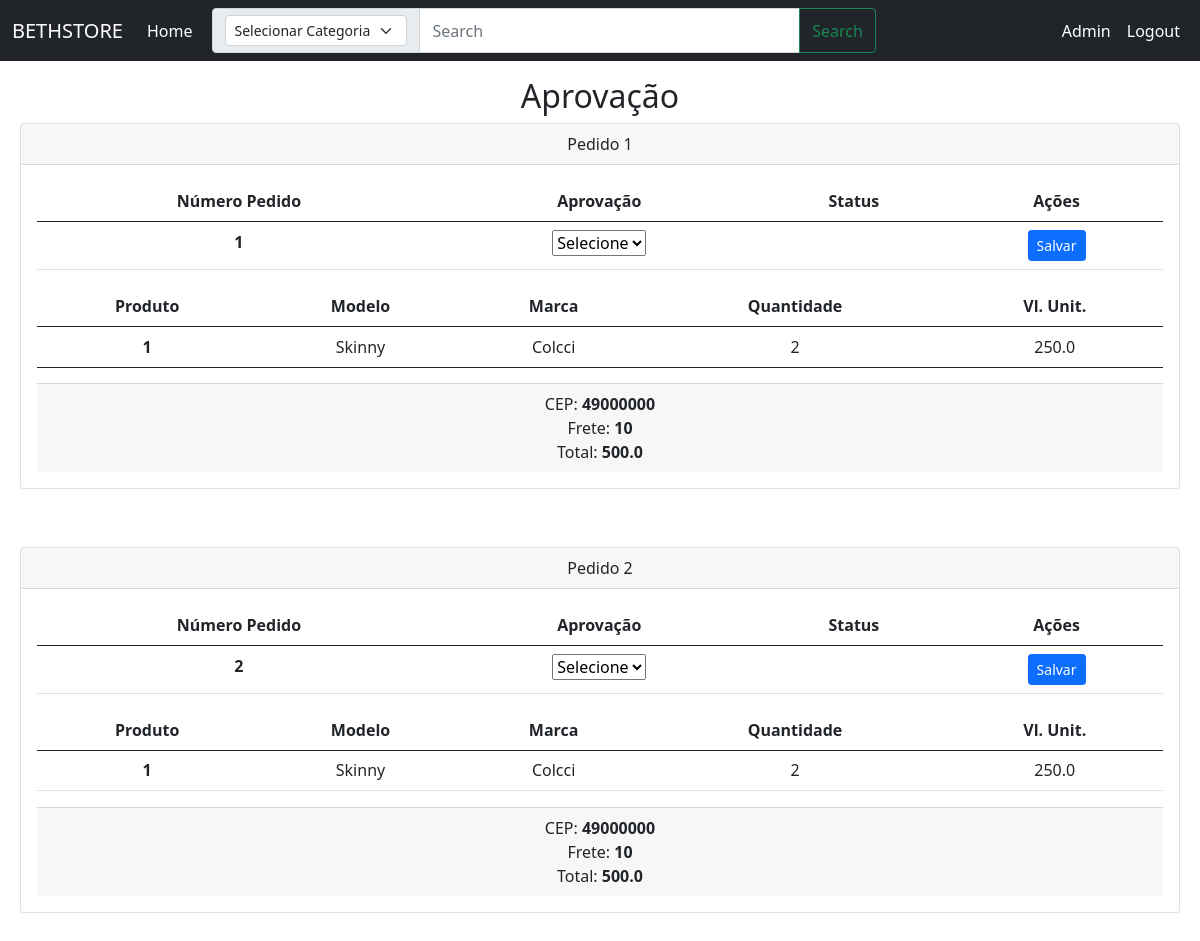
The page /aprovacao (signed in) on the database as committed earlier.
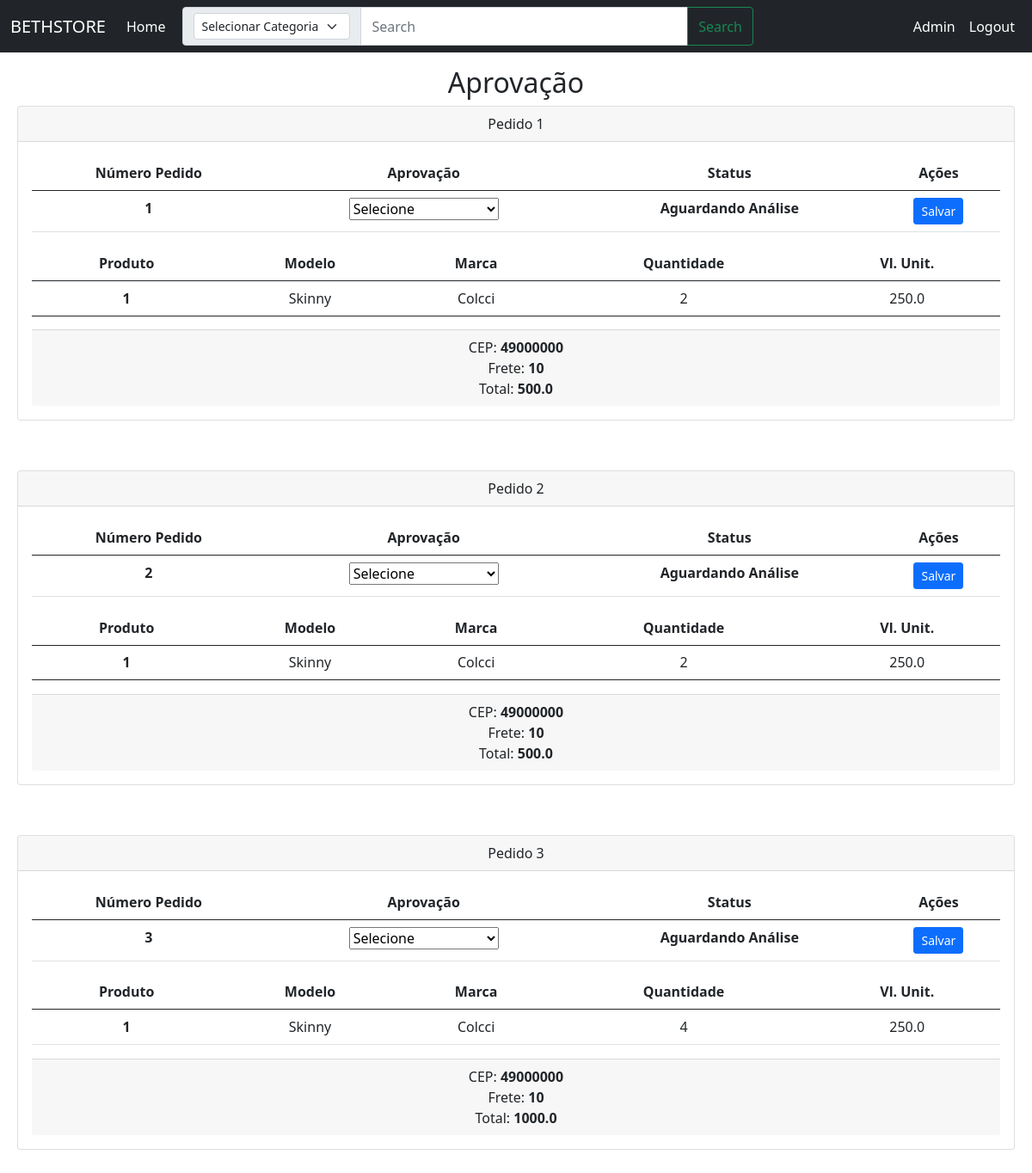
The same page on the database as committed later.
### app/models/tables.py (models this page shows)
class Pedido(db.Model):
    id = db.Column(db.Integer, primary_key = True, autoincrement = True)
    valor_frete = db.Column(db.Float)
    previsao_entrega = db.Column(db.Integer)
    forma_pagamento = db.Column(db.String)
    pagamento = db.Column(db.String)
    total = db.Column(db.Float)
    id_cliente = db.Column(db.Integer, db.ForeignKey("cliente.id"))
    cliente = db.relationship("Cliente", foreign_keys = id_cliente)
    id_aprovacao = db.Column(db.Integer, db.ForeignKey("aprovacao.id"))
    aprovacao = db.relationship("Aprovacao", foreign_keys = id_aprovacao)

class ProdutoPedido(db.Model):
    id = db.Column(db.Integer, primary_key = True, autoincrement = True)
    quantidade = db.Column(db.Integer)
    valor = db.Column(db.Float)
    id_pedido = db.Column(db.Integer, db.ForeignKey("pedido.id"))
    pedido = db.relationship("Pedido", foreign_keys = id_pedido)
    id_produto = db.Column(db.Integer, db.ForeignKey("produto.id"))
    produto = db.relationship("Produto", foreign_keys = id_produto)

class Produto(db.Model):
    id = db.Column(db.Integer, primary_key = True, autoincrement = True)
    marca = db.Column(db.String)
    modelo = db.Column(db.String)
    preco = db.Column(db.Float)
    tamanho = db.Column(db.String)
    quantidade = db.Column(db.Integer)
    inf_tecnica = db.Column(db.String)
    descricao = db.Column(db.String)
    id_imagem = db.Column(db.Integer, db.ForeignKey("imagem.id"))
    imagem = db.relationship("Imagem", foreign_keys = id_imagem)
    id_categoria = db.Column(db.Integer, db.ForeignKey("categoria.id"))
    categoria = db.relationship("Categoria", foreign_keys = id_categoria)

class Cliente(db.Model):
    id  = db.Column(db.Integer, primary_key = True, autoincrement = True)
    nome = db.Column(db.String)
    cpf = db.Column(db.String)
    endereco = db.Column(db.String)
    telefone = db.Column(db.String)
    cep = db.Column(db.String)
    id_usuario = db.Column(db.Integer, db.ForeignKey("usuario.id"))
    usuario = db.relationship("Usuario", foreign_keys = id_usuario)

class Aprovacao(db.Model):
    id = db.Column(db.Integer, primary_key = True, autoincrement = True)
    mensagem = db.Column(db.String)
    id_usuario = db.Column(db.Integer, db.ForeignKey("usuario.id"))
    usuario = db.relationship("Usuario", foreign_keys = id_usuario)

### app/controllers/controllers.py (the view)
@controllers.route('/aprovacao', methods=['GET','POST'])
@login_required
def aprovacao():
    if current_user.admin == True:
        pedidos = Pedido.query.all()
        produtos_pedidos = ProdutoPedido.query.all()
        aprovacoes = Aprovacao.query.all()
        return render_template('aprovacao.html', usuario=current_user, pedidos=pedidos, produtos_pedidos = produtos_pedidos, aprovacoes = aprovacoes)
    else:
        return 'Acesso negado', 400

### app/__init__.py (called while the page is built)
@login_manager.user_loader
def load_user(id):
    return Usuario.query.get(int(id))

### app/templates/aprovacao.html (shortened to what this page needs)
{% extends "base.html" %}
{% block content %}
<h2 align="center">Aprovação</h2>
{% for pedido in pedidos %}
        <div class="card text-center " style="margin-left: 20px; margin-right: 20px; margin-bottom: 10px;">
            <div class="card-header">
            Pedido {{pedido.id}}
            </div>
            <div class="card-body">
            <table class="table">
                <thead>
                <tr>
                    <th scope="col">Número Pedido</th>
                    <th scope="col">Aprovação</th>
                    <th scope="col">Status</th>
                    <th scope="col">Ações</th>
                </tr>
                </thead>
                <tbody>
                    <tr>
                        <th>{{pedido.id}}</th>
                        <td>
                            <select>
                            <option selected value="0">Selecione</option>
                            </select>
                        </td>
                        <th>{{pedido.aprovacao.mensagem}}</th>
                        <th><button type="button" class="btn btn-primary btn-sm">Salvar</button>
                        </th>
                    </tr>
                    <tr>
            <table class="table">
                <thead>
                <tr>
                    <th scope="col">Produto</th>
                    <th scope="col">Modelo</th>
                    <th scope="col">Marca</th>
                    <th scope="col">Quantidade</th>
                    <th scope="col">Vl. Unit.</th>
                </tr>
                </thead>
                {% for produto in produtos_pedidos %}
                <tbody>
                    <tr>
                        {% if pedido.id == produto.pedido.id %}
                        <th>{{produto.id_produto}}</th>
                        <td>{{produto.produto.modelo}}</td>
                        <td>{{produto.produto.marca}}</td>
                        <td>{{produto.quantidade}}</td>
                        <td>{{produto.valor}}</td>
                        {% endif %}
                    </tr>
                </tbody>
                {% endfor %}
            </table>
                    </tr>
                </tbody>
            </table>
            <div class="card-footer ">
            CEP: <strong>{{pedido.cliente.cep}}</strong>
            <div>
                Frete: <strong>10</strong>
            </div>
            <div>
                Total: <strong>{{pedido.total}}</strong>
            </div>
            </div>
        </div>
        </div>
        <br><br>
        {% endfor %}
{% endblock content %}

### app/templates/base.html (shortened to what this page needs)
<!doctype html>
<html lang="pt-br">
<head>
<link href="https://cdn.jsdelivr.net/npm/bootstrap@5.0.2/dist/css/bootstrap.min.css" rel="stylesheet">
</head>
<body>
    <nav class="navbar navbar-expand-lg navbar-dark bg-dark mb-3">
        <div class="container-fluid">
          <a class="navbar-brand" href="/">BETHSTORE</a>
            <div class="collapse navbar-collapse" id="navbarTogglerDemo03">
                <ul class="navbar-nav me-auto mb-2 mb-lg-0">
                <li class="nav-item">
                    <a class="nav-link active" aria-current="page" href="/">Home</a>
                </li>
                </ul>
                <form method="POST" action="{{ url_for('controllers.busca')}}" class="container" >
                    <div class="input-group" style="width: 80%;" >
                        <span class="input-group-text" id="basic-addon1">
                            <select class="form-select form-select-sm" aria-label=".form-select-sm example" name="categoria">
                                <option selected value="0">Selecionar Categoria</option>
                            </select>
                        </span>
                        <input type="text" class="form-control" name="busca" placeholder="Search" aria-label="Username" aria-describedby="basic-addon1" >
                        <button class="btn btn-outline-success" type="submit">Search</button>
                    </div>
                </form>
                <ul class="navbar-nav me-auto mb-2 mb-lg-0">
                    {% if usuario.is_authenticated %}
                        {% if usuario.admin == True %}
                        <li class="nav-item">
                            <a class="nav-link active" aria-current="page" href="/administrador">Admin</a>
                        </li>
                        {% endif %}
                    <li class="nav-item">
                        <a class="nav-link active" aria-current="page" href="/logout">Logout</a>
                    </li>
                    {% endif %}
                </ul>
            </div>
        </div>
    </nav>
    <div>
        {% block content %}
        {% endblock content %}
    </div>
  </body>
</html>

Rows that differ between the two databases and show on the page:
changed Pedido id 1: aprovacao.mensagem (not shown) → "Aguardando Análise"
changed Pedido id 2: aprovacao.mensagem (not shown) → "Aguardando Análise"
added Pedido: id "3", aprovacao.mensagem "Aguardando Análise", cliente.cep "49000000", total "1000.0"
added ProdutoPedido: id_produto "1", produto.modelo "Skinny", produto.marca "Colcci", quantidade "4", valor "250.0", shown under "3"
